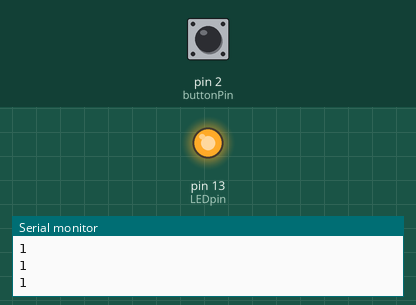
Recording of a sketch running on a simulated Arduino Uno, built with avr-gcc and run on an emulated ATmega328P. Parts: output pins drawn as LEDs (lit = HIGH), the last lines printed to the serial monitor. The inputs (shaded band) are chosen by the test bench; at power-on: pin 2 (buttonPin) LOW.

Above: at 1.2 s.
1.3 s: pin 2 (buttonPin) pulled HIGH for 0.15 s
At 1.9 s:
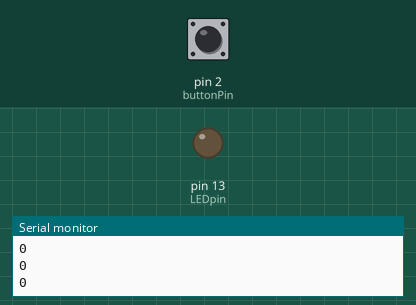
2.9 s: pin 2 (buttonPin) pulled HIGH for 1 s
At 3.4 s:
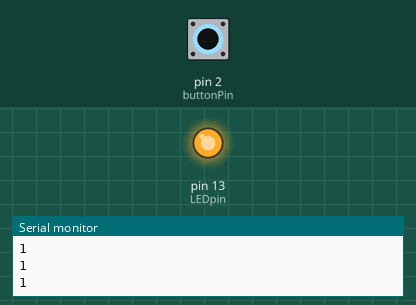
5.4 s: pin 2 (buttonPin) pulled HIGH for 3.2 s
At 6.2 s:
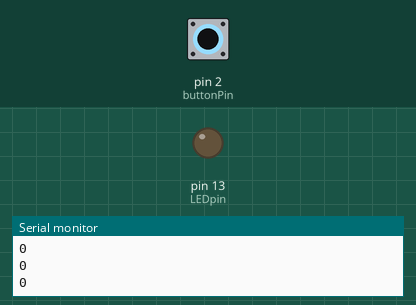
Timing chart, 0 to 8.4 s (numbered marks = the images above; inputs shaded):
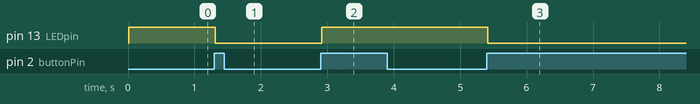

The sketch:

button_toggle.ino
```cpp
const int LEDpin = 13;        // declaring a constant integer named LEDpin w/ a value of 13
const int buttonPin = 2;      // declaring a constant integer named buttonpin w/ a value of 2

bool buttonState = LOW;       // declaring a bool (1-bit) named buttonState w/ a value of 0 or LOW
bool LEDstate = HIGH;         // declaring a bool (1-bit) named LEDState w/ a value of 1 or HIGH
bool lastButtonState = LOW;   // declaring lastButtonState to keep track of previous button state

void setup()
{
  pinMode(LEDpin, OUTPUT);    // set LED pin to output
  pinMode(buttonPin, INPUT);  // set button pin to input

  Serial.begin(38400);

}

void loop()                   // Loop runs forever (until power off or reset)
{
  buttonState = digitalRead(buttonPin);   // button state equals button pin input
  delay(10);                              // wait 10ms for button to "settle down", debounce

  if (buttonState == HIGH && lastButtonState == LOW)    //if button is pressed and toggle was not previously on...
  {
    LEDstate = !LEDstate;                 // LED state is flipped using NOT logic (1 becomes 0, 0 becomes 1)
  }


  if (LEDstate == HIGH)                   // if LED state equals 1 or HIGH...
  {
    digitalWrite(LEDpin, HIGH);           // turn on LED
  }
  else                                    // else if LED state doesn't equal 1 or HIGH...
  {
    digitalWrite(LEDpin, LOW);            // turn off LED
  }

  Serial.println(LEDstate);

 lastButtonState = buttonState;           // store current state of toggle in lastButtonState variable
}                                         // end of loop, repeats from top of loop
```

Measured:
- after the input at 1.3 s, pin 13 (LEDpin): HIGH → LOW at once
- after the input at 2.9 s, pin 13 (LEDpin): LOW → HIGH at once
- after the input at 5.4 s, pin 13 (LEDpin): HIGH → LOW at once
